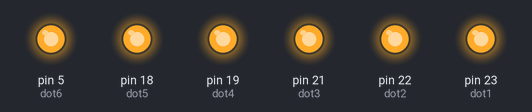
The sketch below on a simulated Arduino Mega 2560, built with avr-gcc and run on an emulated ATmega2560. On the bench: output pins drawn as LEDs (lit = HIGH).

Above: at 0.1 s.
Timing chart, 0 to 1.6 s (numbered marks = the images above):
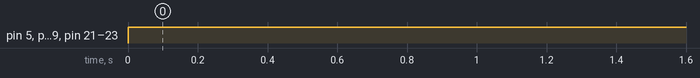

The sketch:

vib_motors.ino
```cpp
#define dot1 23
#define dot2 22
#define dot3 21
#define dot4 19
#define dot5 18
#define dot6 5


void setup() {
    pinMode(dot1, OUTPUT);
    pinMode(dot2, OUTPUT);
    pinMode(dot3, OUTPUT);
    pinMode(dot4, OUTPUT);
    pinMode(dot5, OUTPUT);
    pinMode(dot6, OUTPUT);
}

void loop() {
  digitalWrite(dot1, HIGH);
  digitalWrite(dot2, HIGH);
  digitalWrite(dot3, HIGH);
  digitalWrite(dot4, HIGH);
  digitalWrite(dot5, HIGH);
  digitalWrite(dot6, HIGH);

}
```

Measured:
- by itself, pin 5 (dot6), pin 18 (dot5), pin 19 (dot4), pin 21 (dot3), pin 22 (dot2), pin 23 (dot1): LOW → HIGH at 0.00 s
